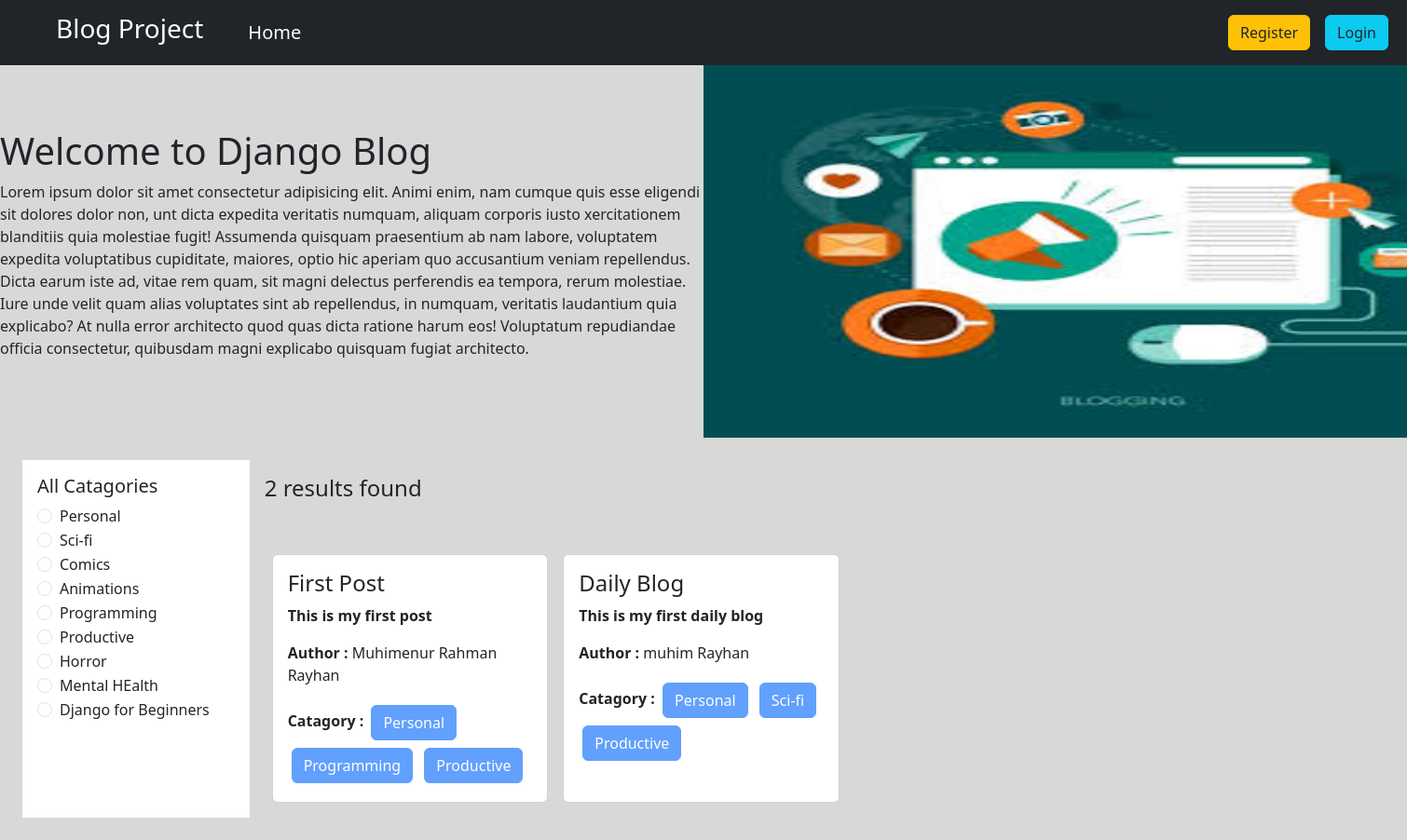
The page / on the database its author committed.
### catagories/models.py (models this page shows, shortened)
class catagories_model(models.Model):
    name = models.CharField(max_length=50)
    slug = models.SlugField(max_length=100, null=True, blank=True, unique=True)

### posts/models.py (models this page shows, shortened)
class posts_model(models.Model):
    title = models.CharField(max_length=50)
    content = models.TextField()
    catagory = models.ManyToManyField(catagories_model)
    author = models.ForeignKey(User,on_delete=models.CASCADE)

### blog_project/views.py (the view)
# urls.py: 2. Add a URL to urlpatterns:  path('', views.home, name='home')
def home(request,catagory_slug = None):
    data = posts_model.objects.all()
    if catagory_slug is not None:
        post_catagory = catagories_model.objects.get(slug = catagory_slug)
        data = posts_model.objects.filter(catagory = post_catagory)
    catagories = catagories_model.objects.all()
    return render(request,"home.html",{'data' : data, 'catagories' : catagories})

### templates/home.html (shortened to what this page needs)
{% extends 'base.html' %}
{% load crispy_forms_tags %}
{% load static %}
{% block content %}
  <div class="d-flex flex-wrap align-items-center">
    <div class="col-6">
     <h1>Welcome to Django Blog</h1>
     <p>Lorem ipsum dolor sit amet consectetur adipisicing elit.
      Animi enim, nam cumque quis esse eligendi sit dolores dolor non,
      unt dicta expedita veritatis numquam, aliquam corporis iusto
      xercitationem blanditiis quia molestiae fugit! Assumenda quisquam
      praesentium ab nam labore, voluptatem expedita voluptatibus cupiditate,
       maiores, optio hic aperiam quo accusantium veniam repellendus. Dicta earum
      iste ad, vitae rem quam, sit magni delectus perferendis ea tempora, rerum molestiae.
      Iure unde velit quam alias voluptates sint ab repellendus, in numquam, veritatis laudantium quia
      explicabo? At nulla error architecto quod quas dicta ratione harum eos! Voluptatum repudiandae
      officia consectetur, quibusdam magni explicabo quisquam fugiat architecto.
     </p>
    </div>
    <div class="col-6">
      <img src="{% static 'images.jpeg' %}" style="width: 900px; height: 400px;" alt="">
    </div>
  </div>
    <div class=" d-flex flex-wrap p-4">
      <div class="col-2 bg-white p-3">
        <h5>All Catagories</h5>
        {% for cat in catagories %}
        <div class="form-check">
          <input class="form-check-input" type="radio" name="catagories" id="{{cat.id}}">
          <label class="form-check-label" for="{{cat.id}}">
            <a href="{%url 'catagory_wise_post' cat.slug%}" class="text-decoration-none text-dark">{{cat.name}}</a>
          </label>
        </div>
        {% endfor %}
      </div>
        <div class="col-10 p-3">
          <h4>{{data | length }} results found</h4>
          <div class="d-flex flex-wrap ">
            {% for post in data %}
            <div class="card ms-2 mx-2 mt-5 col-3">
                <div class="card-body">
                  <h4 class="card-title">{{post.title}}</h4>
                  <p class="card-text"><b>{{post.content}}</b></p>
                  <p class="card-text"><b>Author : </b>{{post.author.first_name}} {{post.author.last_name}}</p>
                  <p class="card-text"><b>Catagory : </b>
                    {% for cat in post.catagory.all %}
                        <button class="btn btn-primary small m-1" disabled> {{cat.name}}</button>
                    {% endfor %}
                  </p>
                </div>
            </div>
            {% endfor %}
    </div>
{% endblock %}

### templates/base.html (shortened to what this page needs)
<!DOCTYPE html>
<html lang="en">
<head>
    <link href="https://cdn.jsdelivr.net/npm/bootstrap@5.3.3/dist/css/bootstrap.min.css"
     rel="stylesheet"
>
</head>
<body style="background-color: rgb(216, 216, 216);">
    <nav class="navbar navbar-expand-lg navbar-dark bg-dark">
        <div class="container-fluid">
          <h3 class="text-white mx-5">Blog Project</h3>
          <a class="navbar-brand" href="{% url 'homepage' %}">Home</a>
          <div class="collapse navbar-collapse" id="navbarSupportedContent">
            <ul class="navbar-nav ms-auto mb-2 mb-lg-0">
              {% if request.user.is_authenticated %}
                  <li class="nav-item">
                    <a class="nav-link" aria-current="page" href="{% url 'profile' %}"><button class="btn btn-info text-white">Profile</button></a>
                  </li>
                  <li class="nav-item">
                    <a class="nav-link" aria-current="page" href="{% url 'logout' %}"><button class="btn btn-info text-white">Log Out</button></a>
                  </li>
              {% else %}
                  <li class="nav-item">
                    <a class="nav-link" aria-current="page" href="{% url 'register' %}"><button class="btn btn-warning text-dark">Register</button></a>
                  </li>
                  <li class="nav-item">
                    <a class="nav-link" aria-current="page" href="{% url 'login' %}"><button class="btn btn-info text-dark">Login</button></a>
                  </li>
              {% endif %}
            </ul>
          </div>
        </div>
      </nav>
      {% block content %}
      {% endblock %}
</body>
</html>

### rows shown on the page
catagories_model: name "Personal"
catagories_model: name "Sci-fi"
catagories_model: name "Comics"
catagories_model: name "Animations"
catagories_model: name "Programming"
catagories_model: name "Productive"
catagories_model: name "Horror"
catagories_model: name "Mental HEalth"
catagories_model: name "Django for Beginners"
posts_model: title "First Post", content "This is my first post", author.first_name "Muhimenur Rahman", author.last_name "Rayhan"
posts_model: title "Daily Blog", content "This is my first daily blog", author.first_name "muhim", author.last_name "Rayhan"

### other values the page prints
{{ data | length }} "2"
